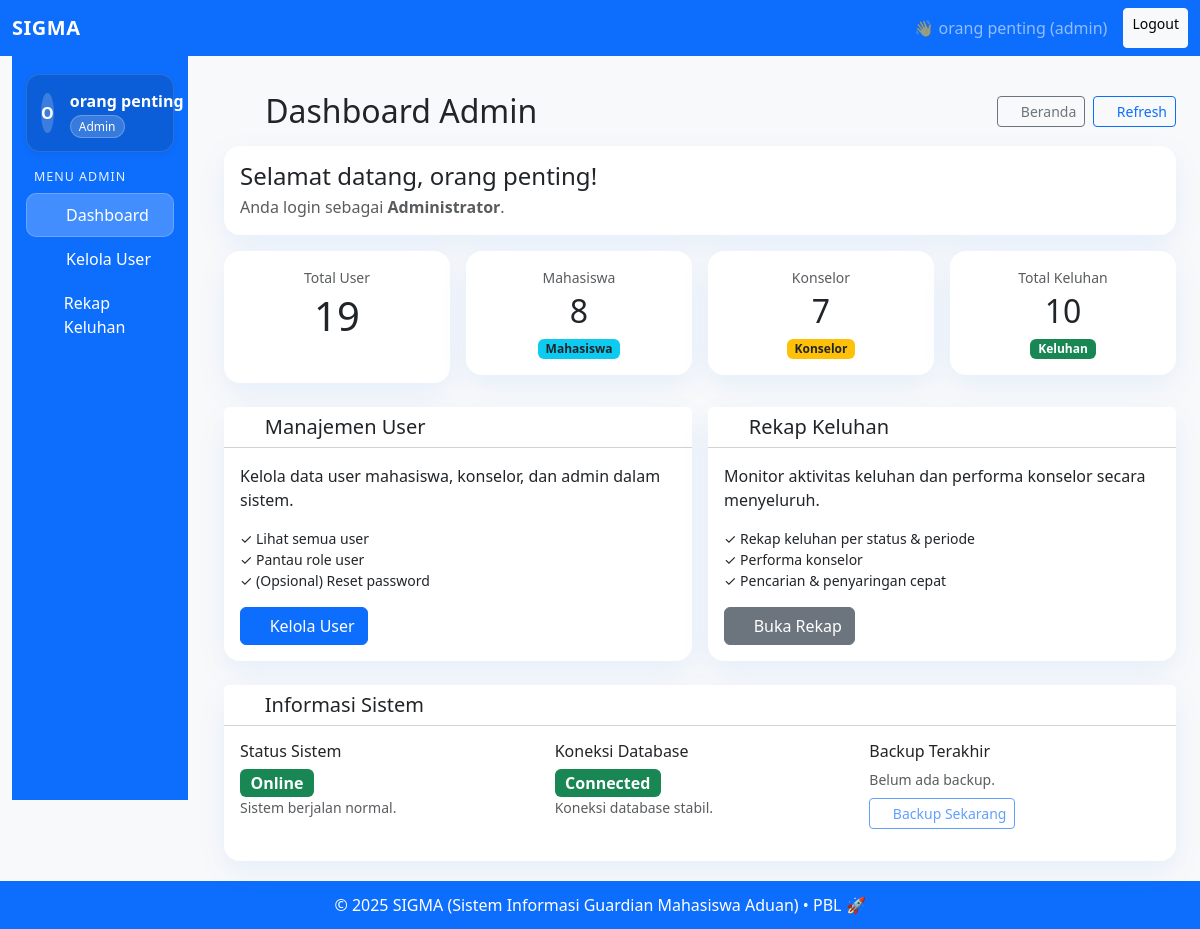
Screenshot of /dashboard_admin (signed in) with the database file from the repository.
### app.py (models this page shows, shortened)
class User(db.Model):
    id = db.Column(db.Integer, primary_key=True)
    username = db.Column(db.String(150), unique=True, nullable=False)   # pola sesuai peran
    password_hash = db.Column(db.String(200), nullable=False)
    role = db.Column(db.String(50), nullable=False)                     # mahasiswa | konselor | admin
    keluhan = db.relationship("Keluhan", backref="mahasiswa", foreign_keys="Keluhan.mahasiswa_id")
    tangani = db.relationship("Keluhan", backref="konselor", foreign_keys="Keluhan.konselor_id")
    respon = db.relationship("Respon", backref="konselor", lazy=True)

### app.py (the view)
@app.route("/dashboard_admin")
def dashboard_admin():
    if "user_id" not in session or session.get("role") != "admin":
        return redirect(url_for("login"))
    total_users = User.query.count()
    total_mahasiswa = User.query.filter_by(role="mahasiswa").count()
    total_konselor = User.query.filter_by(role="konselor").count()
    total_keluhan = Keluhan.query.count()
    return render_template("dashboard_admin.html",
        admin_username=g.current_user.username if g.current_user else "-",
        total_users=total_users,
        total_mahasiswa=total_mahasiswa,
        total_konselor=total_konselor,
        total_keluhan=total_keluhan
    )

### app.py (called while the page is built)
@app.before_request
def load_current_user():
    g.current_user = None
    if "user_id" in session:
        g.current_user = User.query.get(session["user_id"])

@app.context_processor
def inject_user():
    return dict(current_user=g.current_user, csrf_token=generate_csrf)

### templates/dashboard_admin.html (shortened to what this page needs)
{% extends "base.html" %}
{% block content %}
<div class="container mt-3">
  <div class="d-flex justify-content-between align-items-center mb-3">
    <h2 class="mb-0"><i class="fa-solid fa-gauge-high me-2"></i> Dashboard Admin</h2>
    <div class="d-flex gap-2">
      <a class="btn btn-outline-secondary btn-sm" href="{{ url_for('index') }}">
        <i class="fa-solid fa-house"></i> Beranda
      </a>
      <button class="btn btn-outline-primary btn-sm" type="button" onclick="location.reload()">
        <i class="fa-solid fa-rotate-right"></i> Refresh
      </button>
    </div>
  </div>
  <div class="card k-card mb-3">
    <div class="card-body d-flex align-items-center justify-content-between">
      <div class="me-3">
        <h4 class="mb-1">Selamat datang, {{ (admin_username or '-')|e }}!</h4>
        <div class="text-muted">Anda login sebagai <strong>Administrator</strong>.</div>
      </div>
      <div class="d-none d-md-block">
        <i class="fa-solid fa-user-shield fa-2x text-success"></i>
      </div>
    </div>
  </div>
  <div class="row g-3 mb-4">
    <div class="col-6 col-md-3">
      <div class="card k-card text-center stat-card">
        <div class="card-body">
          <div class="text-muted small mb-1">Total User</div>
          <div class="display-6">{{ total_users }}</div>
          <i class="fa-solid fa-users mt-2 text-primary"></i>
        </div>
      </div>
    </div>
    <div class="col-6 col-md-3">
      <div class="card k-card text-center stat-card">
        <div class="card-body">
          <div class="text-muted small mb-1">Mahasiswa</div>
          <div class="h2 mb-0">{{ total_mahasiswa }}</div>
          <span class="badge bg-info text-dark mt-2">Mahasiswa</span>
        </div>
      </div>
    </div>
    <div class="col-6 col-md-3">
      <div class="card k-card text-center stat-card">
        <div class="card-body">
          <div class="text-muted small mb-1">Konselor</div>
          <div class="h2 mb-0">{{ total_konselor }}</div>
          <span class="badge bg-warning text-dark mt-2">Konselor</span>
        </div>
      </div>
    </div>
    <div class="col-6 col-md-3">
      <div class="card k-card text-center stat-card">
        <div class="card-body">
          <div class="text-muted small mb-1">Total Keluhan</div>
          <div class="h2 mb-0">{{ total_keluhan }}</div>
          <span class="badge bg-success mt-2">Keluhan</span>
        </div>
      </div>
    </div>
  </div>
  <div class="row g-3">
    <div class="col-md-6">
      <div class="card k-card h-100">
        <div class="card-header bg-white k-header">
          <h5 class="mb-0"><i class="fa-solid fa-users-gear me-1"></i> Manajemen User</h5>
        </div>
        <div class="card-body">
          <p>Kelola data user mahasiswa, konselor, dan admin dalam sistem.</p>
          <ul class="list-unstyled small mb-3">
            <li>✓ Lihat semua user</li>
            <li>✓ Pantau role user</li>
            <li>✓ (Opsional) Reset password</li>
          </ul>
          <a href="{{ url_for('kelola_user') }}" class="btn btn-primary">
            <i class="fa-solid fa-users-gear"></i> Kelola User
          </a>
        </div>
      </div>
    </div>
    <div class="col-md-6">
      <div class="card k-card h-100">
        <div class="card-header bg-white k-header">
          <h5 class="mb-0"><i class="fa-solid fa-clipboard-list me-1"></i> Rekap Keluhan</h5>
        </div>
        <div class="card-body">
          <p>Monitor aktivitas keluhan dan performa konselor secara menyeluruh.</p>
          <ul class="list-unstyled small mb-3">
            <li>✓ Rekap keluhan per status & periode</li>
            <li>✓ Performa konselor</li>
            <li>✓ Pencarian & penyaringan cepat</li>
          </ul>
          <a href="{{ url_for('laporan_sistem') }}" class="btn btn-secondary">
            <i class="fa-solid fa-chart-simple"></i> Buka Rekap
          </a>
        </div>
      </div>
    </div>
  </div>
  <div class="card k-card mt-4">
    <div class="card-header bg-white k-header">
      <h5 class="mb-0"><i class="fa-solid fa-gear me-1"></i> Informasi Sistem</h5>
    </div>
    <div class="card-body">
      <div class="row text-center text-md-start">
        <div class="col-md-4 mb-3">
          <h6>Status Sistem</h6>
          <span class="badge bg-success fs-6">Online</span>
          <p class="text-muted mb-0 small">Sistem berjalan normal.</p>
        </div>
        <div class="col-md-4 mb-3">
          <h6>Koneksi Database</h6>
          <span class="badge bg-success fs-6">Connected</span>
          <p class="text-muted mb-0 small">Koneksi database stabil.</p>
        </div>
        <div class="col-md-4 mb-3">
          <h6>Backup Terakhir</h6>
          <p class="text-muted mb-2 small">Belum ada backup.</p>
          <button class="btn btn-sm btn-outline-primary" type="button" disabled
                  data-bs-toggle="tooltip" data-bs-title="Fitur belum diaktifkan.">
            <i class="fa-solid fa-database"></i> Backup Sekarang
          </button>
        </div>
      </div>
    </div>
  </div>
</div>
{% endblock %}

### templates/base.html (shortened to what this page needs)
<!DOCTYPE html>
<html lang="id">
<head>
  <link href="https://cdn.jsdelivr.net/npm/bootstrap@5.3.2/dist/css/bootstrap.min.css" rel="stylesheet">
  <link href="https://cdnjs.cloudflare.com/ajax/libs/font-awesome/6.5.0/css/all.min.css" rel="stylesheet"/>
</head>
<body>
  <nav class="navbar navbar-expand-lg navbar-dark bg-primary">
    <div class="container-fluid">
      <a class="navbar-brand fw-bold" href="{{ url_for('index') }}">SIGMA</a>
      <div class="d-flex ms-auto">
        {% if current_user %}
          <span class="navbar-text me-3">👋 {{ current_user.username }} ({{ current_user.role }})</span>
          <a class="btn btn-light btn-sm" href="{{ url_for('logout') }}">Logout</a>
        {% else %}
          <a class="btn btn-outline-light btn-sm me-2" href="{{ url_for('login') }}">Login</a>
          <a class="btn btn-warning btn-sm" href="{{ url_for('register') }}">Register</a>
        {% endif %}
      </div>
    </div>
  </nav>
  <div class="container-fluid app-layout">
    <div class="row">
      {% if current_user and current_user.role in ['admin','konselor','mahasiswa'] %}
      <aside class="col-lg-2 col-md-3">
        <div id="sidebarCollapse" class="sidebar collapse d-lg-block">
          <div class="profile-card d-flex align-items-center gap-3">
            <div class="avatar-circle" aria-hidden="true">
              {{ (current_user.username[0]|upper) if current_user and current_user.username else 'U' }}
            </div>
            <div class="flex-grow-1">
              <div class="fw-semibold text-truncate">{{ current_user.username }}</div>
              <span class="role-badge text-capitalize">{{ current_user.role }}</span>
            </div>
          </div>
          {% if current_user.role == 'admin' %}
            <h6>Menu Admin</h6>
            <nav class="nav nav-vertical flex-column">
              <a class="nav-link {% if request.endpoint == 'dashboard_admin' %}active{% endif %}" href="{{ url_for('dashboard_admin') }}">
                <i class="fa-solid fa-gauge-high" aria-hidden="true"></i> Dashboard
              </a>
              <a class="nav-link {% if request.endpoint == 'kelola_user' %}active{% endif %}" href="{{ url_for('kelola_user') }}">
                <i class="fa-solid fa-users-gear" aria-hidden="true"></i> Kelola User
              </a>
              <a class="nav-link {% if request.endpoint == 'laporan_sistem' %}active{% endif %}" href="{{ url_for('laporan_sistem') }}">
                <i class="fa-solid fa-clipboard-list" aria-hidden="true"></i> Rekap Keluhan
              </a>
            </nav>
          {% endif %}
        </div>
      </aside>
      {% endif %}
      <main class="{% if current_user and current_user.role in ['admin','konselor','mahasiswa'] %}col-lg-10 col-md-9{% else %}col-12{% endif %}">
        {% block content %}{% endblock %}
      </main>
    </div>
  </div>
  <footer>
    <p class="mb-0">&copy; 2025 SIGMA (Sistem Informasi Guardian Mahasiswa Aduan) • PBL 🚀</p>
  </footer>
</body>
</html>

### templates/base.html (style rules this page uses)
:root { --primary:#0d6efd; --primary-2:#4dabf7; --bg-soft:#f8f9fa; --sidebar-bg: var(--primary); --sidebar-bg-dark: #0b5ed7; --sidebar-text: #ffffff; --sidebar-hover: rgba(255,255,255,.14); --sidebar-active: rgba(255,255,255,.22); --shadow-1: 0 10px 30px rgba(13,110,253,.08); --shadow-2: 0 24px 60px rgba(13,110,253,.12); --shadow-soft: 0 18px 50px rgba(0,0,0,.06); }
body { background: var(--bg-soft); }
.navbar-brand { letter-spacing:.5px; }
.app-layout { min-height: 100vh; }
.sidebar { background: var(--sidebar-bg); color: var(--sidebar-text); padding: 18px 14px; position: sticky; top: 0; height: calc(100vh - 56px); overflow-y: auto; }
.sidebar .profile-card { background: var(--sidebar-bg-dark); border: 1px solid rgba(255,255,255,.12); color: var(--sidebar-text); border-radius: 14px; padding: 14px; box-shadow: 0 2px 6px rgba(0,0,0,.08); }
.avatar-circle { width: 40px; height: 40px; border-radius: 50%; background: rgba(255,255,255,.2); display:flex; align-items:center; justify-content:center; font-weight: 700; color: #fff; }
.role-badge { background: rgba(255,255,255,.18); border:1px solid rgba(255,255,255,.25); color:#fff; padding:.15rem .5rem; border-radius: 999px; font-size:.75rem; }
.sidebar h6 { font-size:.78rem; text-transform: uppercase; letter-spacing:.08em; opacity:.9; margin: 18px 8px 8px; }
.nav-vertical .nav-link { color: var(--sidebar-text); display:flex; align-items:center; gap:10px; padding:10px 12px; border-radius:10px; transition: background .15s ease; font-weight:500; }
.nav-vertical .nav-link i { width: 18px; text-align:center; }
.nav-vertical .nav-link.active { background: var(--sidebar-active); box-shadow: inset 0 0 0 1px rgba(255,255,255,.2); }
main { padding: 20px; }
footer { background: var(--primary); color:#fff; text-align:center; padding:12px 0; }
.k-card { border:0; border-radius:1rem; box-shadow: var(--shadow-1); background:#fff }

### templates/dashboard_admin.html (style rules this page uses)
.k-card { border:0; border-radius:1rem; box-shadow:0 10px 30px rgba(13,110,253,.08) }
.k-header { border-top-left-radius:1rem; border-top-right-radius:1rem }

### rows the page displays
User: username "orang penting", role "admin", username "O", role "Admin"

### other values shown
{{ total_users }} "19"
{{ total_mahasiswa }} "8"
{{ total_konselor }} "7"
{{ total_keluhan }} "10"
